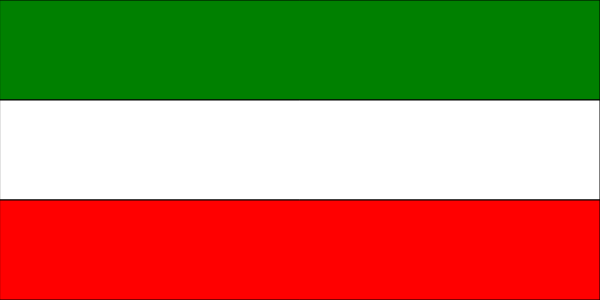
Frame 1 (no input)
Frame 60 (no input): identical to frame 1, image omitted
Frame 120 (the mouse pressed at the canvas centre since frame 60): identical to frame 1, image omitted

The p5.js sketch that drew this single still picture (run headless with seeded random() and noise() and a simulated clock; from frame 60 on, the mouse is pressed at the canvas centre):

// p5.js sketch
// ── sketch.js
function setup() {
  createCanvas(600, 300);
}

function draw() {
  background(255);
  fill(0, 128, 0);
  rect(0,0,width,height/3);
  fill(255);
  rect(0, height/3, width, height/3);
  fill(255, 0, 0);
  rect(0,2*height/3,width,height/3);
}
